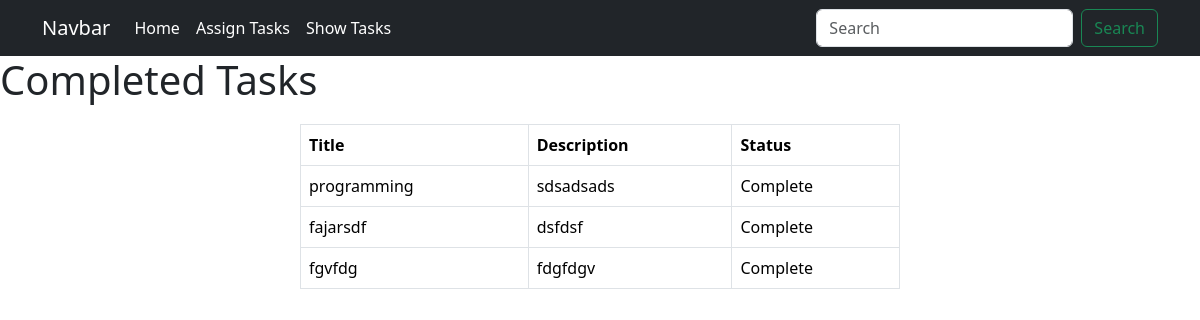
Screenshot of /completed_tasks with the database file from the repository.
### first_app/models.py (models this page shows)
class TaskModel(models.Model):
    ID = models.IntegerField(primary_key=True)
    Task_Title = models.CharField(max_length=50)
    Task_Description = models.TextField()
    Status = models.BooleanField(default=False)
    def status_display(self):
        return "Complete" if self.Status else "Incomplete"

### first_app/views.py (the view)
# urls.py: path('completed_tasks', views.completed_tasks, name='completed_tasks')
def completed_tasks(request):
    completed_tasks = TaskModel.objects.filter(Status=True)
    return render(request, 'completed_tasks.html', {'tasks': completed_tasks})

### first_app/templates/completed_tasks.html
{% extends 'base.html' %}
{% block content %}
  <h1>Completed Tasks</h1>
   {% if tasks%}
     <table style="width:50%;margin:20px auto" class = "table table-bordered">
  <thead>
    <tr>
      <th scope="col">Title</th>
      <th scope="col">Description</th>
      <th scope="col">Status</th>
    </tr>
  </thead>
  <tbody>
    {% for task in tasks %}
    <tr>
      <td>{{task.Task_Title}}</td>
      <td>{{task.Task_Description}}</td>
      <td>{{task.status_display}}</td>
     {% endfor %}
    {% else %}
    <h2 style="text-align:center">No Task Available</h2>
    {% endif %}
  </tbody>
</table>
{% endblock %}

### rows the page displays
TaskModel: Task_Title "programming", Task_Description "sdsadsads", status_display "Complete"
TaskModel: Task_Title "fajarsdf", Task_Description "dsfdsf", status_display "Complete"
TaskModel: Task_Title "fgvfdg", Task_Description "fdgfdgv", status_display "Complete"
